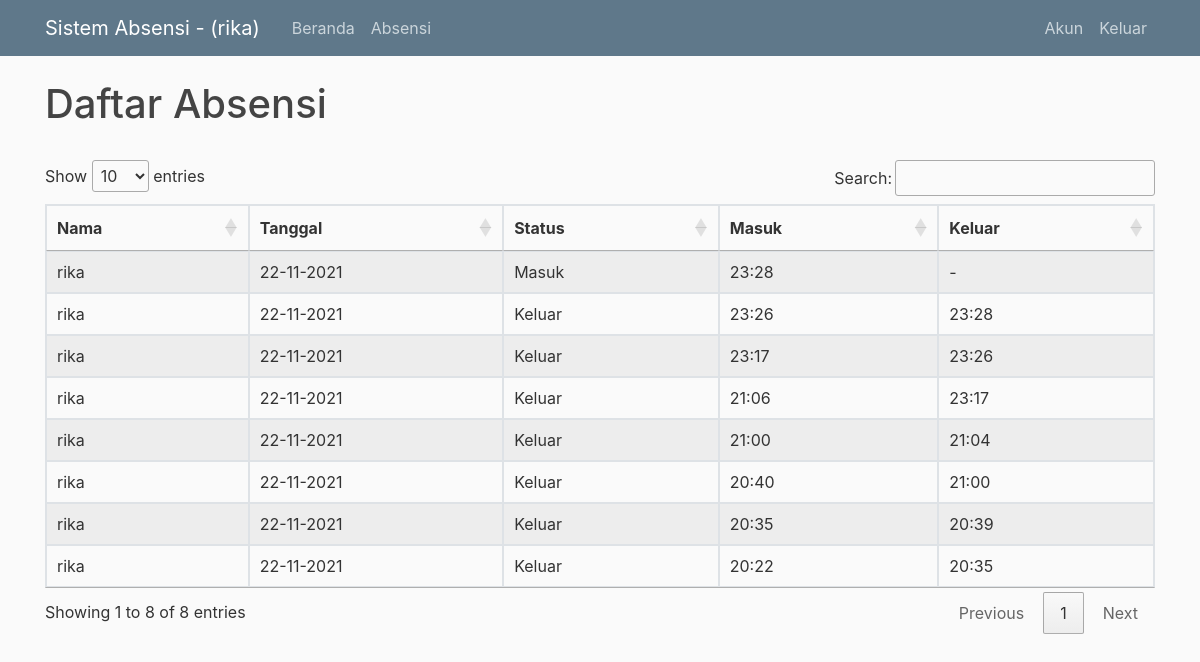
The app's page /home (signed in) with its own data.
### flaskblog/models.py (models this page shows, shortened)
class User(db.Model, UserMixin):
  id = db.Column(db.Integer, primary_key=True)
  username = db.Column(db.String(20), unique=True, nullable=False)
  email = db.Column(db.String(120), unique=True, nullable=False)
  image_file = db.Column(db.String(20), nullable=False)
  password = db.Column(db.String(60), nullable=False)
  face = db.relationship('Photo', backref='facePhotos', lazy=True)
  presence = db.relationship('Presence', backref="presencing", lazy="dynamic")

class Presence(db.Model):
  id = db.Column(db.Integer, primary_key=True)
  user_id = db.Column(db.Integer, db.ForeignKey('user.id'), nullable=False)
  status = db.Column(db.Text, nullable=False, default="Masuk")
  dateIn = db.Column(db.DateTime, nullable=False)
  dateOut = db.Column(db.DateTime, nullable=True)

### flaskblog/routes.py (the view)
@app.route("/")
@app.route("/home")
def home():
    recog_Camera.stop()
    camera.stop()
    presences = []
    try:
        if current_user.username == "admin":
            presences = Presence.query.all()
        else:
            presences = current_user.presence
    except:
        pass
    return render_template('home.html', presences=presences)

### flaskblog/camera.py (called while the page is built)
    def stop(self):
        logger.debug("Stopping thread")
        self.isrunning = False

### flaskblog/cameraRecog.py (called while the page is built)
    def stop(self):
        logger.debug("Stopping thread")
        self.isrunning = False

### flaskblog/models.py (called while the page is built)
@login_manager.user_loader
def load_user(user_id):
  return User.query.get(int(user_id))

### flaskblog/templates/home.html (shortened to what this page needs)
{% extends "layout.html" %}
{% block content %}
  <style>
    table.dataTable thead .sorting:after,
    table.dataTable thead .sorting:before,
    table.dataTable thead .sorting_asc:after,
    table.dataTable thead .sorting_asc:before,
    table.dataTable thead .sorting_asc_disabled:after,
    table.dataTable thead .sorting_asc_disabled:before,
    table.dataTable thead .sorting_desc:after,
    table.dataTable thead .sorting_desc:before,
    table.dataTable thead .sorting_desc_disabled:after,
    table.dataTable thead .sorting_desc_disabled:before {
      bottom: .5em;
      }
  </style>
  <h1>Daftar Absensi</h1>
  <br>
  {% if presences %}
    <table id="dtBasicExample" class="table table-striped table-bordered table-sm" cellspacing="0" width="100%">
      <thead>
        <tr>
          <th scope="col">Nama</th>
          <th scope="col">Tanggal</th>
          <th scope="col">Status</th>
          <th scope="col">Masuk</th>
          <th scope="col">Keluar</th>
        </tr>
      </thead>
      <tbody>
        {% for presence in presences %}
          <tr>
            <td>{{ presence.presencing.username }}</td>
            <td>{{ presence.dateIn.strftime("%d-%m-%Y") }}</td>
            <td>{{ presence.status }}</td>
            <td>{{ presence.dateIn.strftime("%H:%M") }}</td>
            <td>
              {% if presence.dateOut %}
                {{ presence.dateOut.strftime("%H:%M") }}
              {% else %}
                -
              {% endif %}
            </td>
          </tr>
        {% endfor %}
      </tbody>
    </table>
  {% else %}
    <div>Silahkan Login untuk melihat daftar absensi.</div>
  {% endif %}
{% endblock content %}

### flaskblog/templates/layout.html (shortened to what this page needs)
<!DOCTYPE html>
<html>
<head>
    <link rel="stylesheet" href="https://maxcdn.bootstrapcdn.com/bootstrap/4.0.0/css/bootstrap.min.css">
    <link href="https://cdn.datatables.net/1.11.3/css/jquery.dataTables.min.css" rel="stylesheet">
    <link rel="stylesheet" type="text/css" href="{{ url_for('static', filename='main.css') }}">
</head>
<body>
    <header class="site-header">
      <nav class="navbar navbar-expand-md navbar-dark bg-steel fixed-top">
        <div class="container">
          {% if current_user.is_authenticated %}
            <a class="navbar-brand mr-4" href="/">Sistem Absensi - ({{ current_user.username }})</a>
          {% else %}
            <a class="navbar-brand mr-4" href="/">Sistem Absensi</a>
          {% endif %}
          <div class="collapse navbar-collapse" id="navbarToggle">
            <div class="navbar-nav mr-auto">
              <a class="nav-item nav-link" href="{{ url_for('home') }}">Beranda</a>
              {% if current_user.is_authenticated %}
                <a class="nav-item nav-link" href="{{ url_for('recognition') }}">Absensi</a>
              {% endif %}
            </div>
            <div class="navbar-nav">
              {% if current_user.is_authenticated %}
                <a class="nav-item nav-link" href="{{ url_for('settings') }}">Akun</a>
                <a class="nav-item nav-link" href="{{ url_for('logout') }}">Keluar</a>
              {% else %}
                <a class="nav-item nav-link" href="{{ url_for('login') }}">Masuk</a>
              {% endif %}
            </div>
          </div>
        </div>
      </nav>
    </header>
    <main role="main" class="container">
      <div class="row">
        <div class="col-md-12">
          {% block content %}{% endblock %}
        </div>
      </div>
    </main>
   </body>
</html>

### flaskblog/static/main.css (style rules this page uses)
body { background: #fafafa; color: #333333; margin-top: 5rem; }
h1, h2, h3, h4, h5, h6 { color: #444444; }
.bg-steel { background-color: #5f788a; }
.site-header .navbar-nav .nav-link { color: #cbd5db; }

### flaskblog/templates/home.html (style rules this page uses)
table.dataTable thead .sorting:after, table.dataTable thead .sorting:before, table.dataTable thead .sorting_asc:after, table.dataTable thead .sorting_asc:before, table.dataTable thead .sorting_asc_disabled:after, table.dataTable thead .sorting_asc_disabled:before, table.dataTable thead .sorting_desc:after, table.dataTable thead .sorting_desc:before, table.dataTable thead .sorting_desc_disabled:after, table.dataTable thead .sorting_desc_disabled:before { bottom: .5em; }

### records on screen
User: username "rika"
Presence: presencing.username "rika", dateIn "22-11-2021", status "Keluar", dateIn "20:22", dateOut "20:35"
Presence: presencing.username "rika", dateIn "22-11-2021", status "Keluar", dateIn "20:35", dateOut "20:39"
Presence: presencing.username "rika", dateIn "22-11-2021", status "Keluar", dateIn "20:40", dateOut "21:00"
Presence: presencing.username "rika", dateIn "22-11-2021", status "Keluar", dateIn "21:00", dateOut "21:04"
Presence: presencing.username "rika", dateIn "22-11-2021", status "Keluar", dateIn "21:06", dateOut "23:17"
Presence: presencing.username "rika", dateIn "22-11-2021", status "Keluar", dateIn "23:17", dateOut "23:26"
Presence: presencing.username "rika", dateIn "22-11-2021", status "Keluar", dateIn "23:26", dateOut "23:28"
Presence: presencing.username "rika", dateIn "22-11-2021", status "Masuk", dateIn "23:28"
